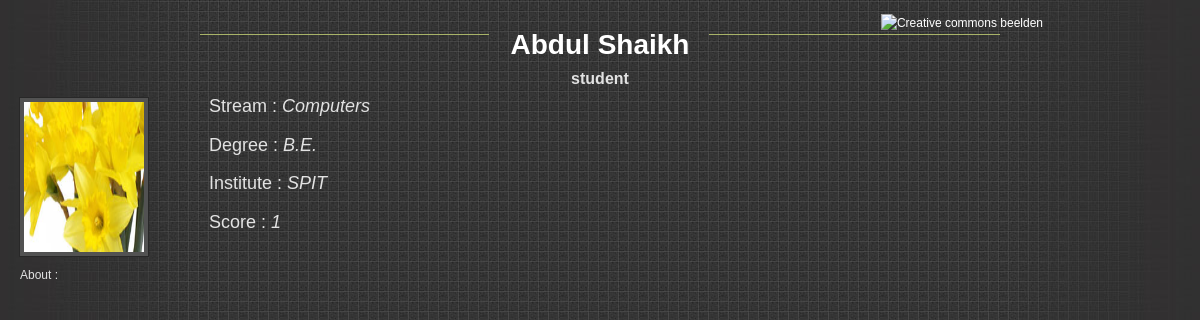
Screenshot of /show_user_float.php?u_id=1 (signed in) with the database file from the repository.
### tables this page shows
CREATE TABLE IF NOT EXISTS `user` (
  `u_id` int(11) unsigned NOT NULL AUTO_INCREMENT,
  `u_name` varchar(30) NOT NULL,
  `password` varchar(64) NOT NULL,
  `f_name` varchar(20) NOT NULL,
  `l_name` varchar(20) NOT NULL,
  `contact_no` int(10) NOT NULL,
  `dob` date NOT NULL,
  `institute` varchar(40) NOT NULL,
  `stream` varchar(20) NOT NULL,
  `degree` varchar(50) NOT NULL DEFAULT 'B.E.',
  `role` varchar(10) NOT NULL,
  `approve_id` tinyint(1) NOT NULL DEFAULT '0',
  `photo` varchar(255) NOT NULL,
  `about` text NOT NULL,
  `show_email` tinyint(4) NOT NULL DEFAULT '0',
  `gender` tinyint(4) NOT NULL DEFAULT '0',
  `user_score` float NOT NULL DEFAULT '0',
  `count_bookmarks` int(11) NOT NULL DEFAULT '0',
  `created_comments` int(11) NOT NULL DEFAULT '0',
  `count_discussions` int(11) NOT NULL DEFAULT '0',
  PRIMARY KEY (`u_id`)
);

### show_user_float.php (the view, shortened to what this page needs)
<!DOCTYPE html PUBLIC "-//W3C//DTD XHTML 1.0 Transitional//EN" "http://www.w3.org/TR/xhtml1/DTD/xhtml1-transitional.dtd">
<html xmlns="http://www.w3.org/1999/xhtml">
<head>
<link href="css/user_float.css?123" type="text/css" rel="stylesheet" />
</head>
<?php require_once('Connections/conn.php'); ?>
<?php
	if (!function_exists("GetSQLValueString")) {
function GetSQLValueString($theValue, $theType, $theDefinedValue = "", $theNotDefinedValue = "")
{
  $theValue = function_exists("mysql_real_escape_string") ? mysql_real_escape_string($theValue) : mysql_escape_string($theValue);
  switch ($theType) {
    case "long":
    case "int":
      $theValue = ($theValue != "") ? intval($theValue) : "NULL";
      break;
  }
  return $theValue;
}
}
?>
<body>
<?php
if(isset($_GET['u_id'])) {
	$query_get_user= sprintf("SELECT * FROM `user` WHERE u_id=%s",GetSQLValueString($_GET['u_id'], "int"));
	$get_user = mysql_query($query_get_user, $conn) or die(mysql_error());
	$row_get_user = mysql_fetch_assoc($get_user);
	$totalRows_get_user= mysql_num_rows($get_user);
	if($totalRows_get_user==1) {
?>
<div id="templatemo_header_wrapper">
	<div id="templatemo_header">
    	<div id="site_title"><?php echo $row_get_user['f_name']." ".$row_get_user['l_name']; ?></div>
        <a class="templatemo_header_bg" href="" title="Creative commons beelden"  target="_blank"><img src="images/header.png" alt="Creative commons beelden" title="Creative commons beelden" /></a>
    </div>
</div>
<div class="role"><?php echo $row_get_user['role'];?> </div>
<div id="templatemo_main_wrapper">
	<div id="templatemo_main">
		<div id="content">
            <div class="section">
            <div class="half left">
				<div class="img_border img_user"> <img src="<?php echo $row_get_user['photo'] ?>" width="120" height="150" alt="No author image available" /></div>
            </div>
            <div class="half right">
            <div class="info">
			Stream : <em> <?php echo $row_get_user['stream']; ?></em><br /><br />
            Degree : <em> <?php echo $row_get_user['degree']; ?></em><br /><br />
            Institute : <em> <?php echo $row_get_user['institute']; ?></em><br /><br />
            Score : <em> <?php echo $row_get_user['user_score']; ?></em><br /><br />
            </div>
            </div>
            </div>
        </div>
    </div>
</div>
<div class="about">
About :  <em> <?php echo $row_get_user['about']; ?></em>
</div>
<?php
	}
	else {
		echo "Sorry, this user doesn't exist.";
	}
}
?>
</body>
</html>

### css/user_float.css (style rules this page uses)
body { margin: 0; padding: 0; color: #e2e2e2; font-size: 12px; line-height: 1.6em; font-family: "Lucida Sans Unicode", "Lucida Grande", sans-serif; background-color: #313030; background-image: url(../images/templatemo_body.jpg); background-position: center top; background-repeat: no-repeat }
a, a:link, a:visited { color: #FFFFFF; font-weight: normal; text-decoration: none }
.half { width: 200px }
img { margin: 0; padding: 0; border: none }
.img_border { margin-left:10px; background: #525252; padding: 4px; border: 1px solid #282828 }
.img_user { width: 120px; height:150px; }
.left { float: left }
.right { float: right }
#templatemo_header_wrapper { width: 100%; background: url(../images/templatemo_header.png) center bottom no-repeat }
#templatemo_header { margin: 0 auto; padding: 35px 20px 15px; background: url(../images/templatemo-header-bg.png) no-repeat center; position:relative; }
.templatemo_header_bg { position:absolute; right:157px; top:14px; cursor:default; }
#templatemo_main_wrapper { margin: 0 auto; padding: 9px; }
#templatemo_main { overflow: hidden; }
#site_title { display: block; width: 300px; margin: 0 auto; text-align: center;font-size: 28px; color: #fff; font-weight: 700 }
#content { overflow:hidden; position:relative; }
.section { position:relative; float:left; margin-right: 20px; }
.info { font-size:18px; }
.role { text-align:center; font-size:16px; font-weight:bold; }
.about { margin-left:20px; }

### rows the page displays
user: f_name "Abdul", l_name "Shaikh", role "student", photo (picture), stream "Computers", degree "B.E.", institute "SPIT", user_score "1"
